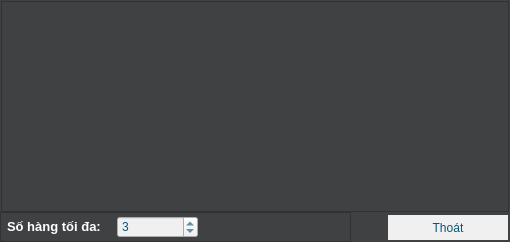
<?xml version="1.0" encoding="UTF-8"?>
<ui version="4.0">
 <class>FrmSensorDisplayMultiple</class>
 <widget class="QMainWindow" name="FrmSensorDisplayMultiple">
  <property name="geometry">
   <rect>
    <x>0</x>
    <y>0</y>
    <width>510</width>
    <height>242</height>
   </rect>
  </property>
  <property name="windowTitle">
   <string>MainWindow</string>
  </property>
  <property name="styleSheet">
   <string notr="true">background-color: rgb(2,87, 122);
background-color: rgb(64, 65, 66);</string>
  </property>
  <widget class="QWidget" name="centralwidget">
   <widget class="QGraphicsView" name="graphicsView">
    <property name="geometry">
     <rect>
      <x>1</x>
      <y>1</y>
      <width>508</width>
      <height>211</height>
     </rect>
    </property>
   </widget>
   <widget class="QFrame" name="frame_status">
    <property name="geometry">
     <rect>
      <x>0</x>
      <y>212</y>
      <width>351</width>
      <height>30</height>
     </rect>
    </property>
    <property name="frameShape">
     <enum>QFrame::StyledPanel</enum>
    </property>
    <property name="frameShadow">
     <enum>QFrame::Raised</enum>
    </property>
    <widget class="QLabel" name="label">
     <property name="geometry">
      <rect>
       <x>7</x>
       <y>6</y>
       <width>111</width>
       <height>16</height>
      </rect>
     </property>
     <property name="font">
      <font>
       <pointsize>10</pointsize>
       <bold>true</bold>
      </font>
     </property>
     <property name="styleSheet">
      <string notr="true">color: rgb(255, 255, 255);</string>
     </property>
     <property name="text">
      <string>Số hàng tối đa:</string>
     </property>
    </widget>
    <widget class="QSpinBox" name="spinBox_rowMax">
     <property name="geometry">
      <rect>
       <x>117</x>
       <y>4</y>
       <width>81</width>
       <height>22</height>
      </rect>
     </property>
     <property name="styleSheet">
      <string notr="true">color: rgb(2, 87, 122);
background-color: rgb(240, 240, 240);</string>
     </property>
     <property name="minimum">
      <number>1</number>
     </property>
     <property name="value">
      <number>3</number>
     </property>
    </widget>
   </widget>
   <widget class="QToolButton" name="toolButton_cancel">
    <property name="geometry">
     <rect>
      <x>388</x>
      <y>215</y>
      <width>120</width>
      <height>25</height>
     </rect>
    </property>
    <property name="styleSheet">
     <string notr="true">QToolButton{
color: rgb(2, 87, 122);
background-color: rgb(240, 240, 240);
border: none;
border-style: outset;
border-width: 0px;
border-radius: 15px;
}
QToolButton:hover{
background-color: rgb(25, 149, 173);
color: rgb(255, 255, 255);
}</string>
    </property>
    <property name="text">
     <string>Thoát</string>
    </property>
    <property name="autoRaise">
     <bool>false</bool>
    </property>
   </widget>
  </widget>
 </widget>
 <resources/>
 <connections/>
</ui>
